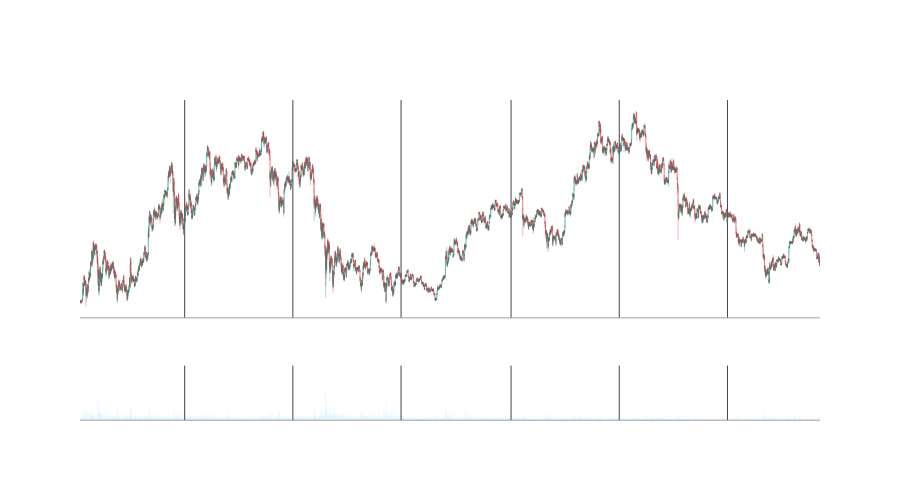

This figure's notebook cell:
### Code cell
to_show = df#[200:600]
indicators = [
     #{'col': 'high_pred','name': 'high_pred','color': 'green','row': 1, 'mode':'lines',},
     #{'col': 'low_pred','name': 'low_pred','color': 'red','row': 1, 'mode':'lines',},
     #{'col': 'pred','name': 'pred','color': 'white','row': 1, 'mode':'lines',},
     # {'col': 'trend+','name': 'trend+','color': 'green','row': 1, 'mode':'markers',},
     # {'col': 'trend-','name': 'trend-','color': 'red','row': 1, 'mode':'markers',},
     #{'col': 'st_trigger','name': 'ST Trigger','color': 'red','row': 1, 'mode':'markers',},
     #{'col': 'st_high','name': 'ST High','color': 'green','row': 1, 'mode':'markers',},
        ]

indicators_out = [
     #{'col': 'change','name': 'change','color': 'white','row': 2, 'mode':'lines',},
        ]

#https://plotly.com/python/reference/scatter/#scatter-marker-symbol
#https://plotly.com/python/reference/scatter/#scatter-marker-symbol
events = [
        #{'df':to_show,'col':'buy','name': 'BUY','color': 'green','symbol': 'circle-dot' }, 
        #{'df':to_show,'col':'sell','name': 'SELL','color': 'red','symbol': 'circle-dot' }, 
     ]
#if 'volume' in df.columns:
#        df.drop(columns=['volume'],inplace=True)

fig = fn.ohlc_chart(to_show,indicators=indicators,indicators_out = indicators_out, events=events) #
fig.show()

### Figure 1 — Plotly figure (JSON) as saved in the notebook; plotly's stock layout.template omitted (floating-point values rounded to 4 significant figures; data arrays with more than 128 entries replaced by an {"elided": "..."} marker saying what was removed)
{"data": [{"close": {"elided": "10000 float values"}, "decreasing": {"line": {"color": "rgba(242,54,69,0.5)"}}, "high": {"elided": "10000 float values"}, "increasing": {"line": {"color": "rgba(8,153,129,0.5)"}}, "line": {"width": 0.75}, "low": {"elided": "10000 float values"}, "name": "BTCUDST", "open": {"elided": "10000 float values"}, "showlegend": false, "type": "candlestick", "x": {"elided": "10000 str values"}, "xaxis": "x", "yaxis": "y"}, {"marker": {"color": "rgba(83,189,235,0.75)", "line": {"width": 0}}, "name": "Volumen", "showlegend": false, "type": "bar", "x": {"elided": "10000 str values"}, "xaxis": "x2", "y": {"elided": "10000 float values"}, "yaxis": "y2"}], "layout": {"font": {"color": "#ffffff", "family": "Helvetica"}, "height": 500, "legend": {"orientation": "h", "x": 0, "xanchor": "left", "y": 1.02, "yanchor": "bottom"}, "modebar": {"bgcolor": "rgba(0,0,0,0)"}, "paper_bgcolor": "rgba(0,0,0,0)", "plot_bgcolor": "rgba(0,0,0,0)", "xaxis": {"anchor": "y", "domain": [0, 1], "gridcolor": "#40444e", "linecolor": "#40444e", "linewidth": 0.5, "matches": "x2", "rangeslider": {"visible": false}, "showline": true, "showticklabels": false}, "xaxis2": {"anchor": "y2", "domain": [0, 1], "gridcolor": "#40444e", "linecolor": "#40444e", "linewidth": 0.5, "showline": true}, "yaxis": {"anchor": "x", "domain": [0.32, 1], "gridcolor": "rgba(0,0,0,0)", "linecolor": "#40444e", "linewidth": 0.5, "showline": false, "showticklabels": true, "title": {"text": "Precio"}, "zeroline": false}, "yaxis2": {"anchor": "x2", "domain": [0, 0.17], "gridcolor": "rgba(0,0,0,0)", "linecolor": "#40444e", "linewidth": 0.5, "showline": false, "showticklabels": true, "title": {"text": "Volume"}, "zeroline": false}}}
